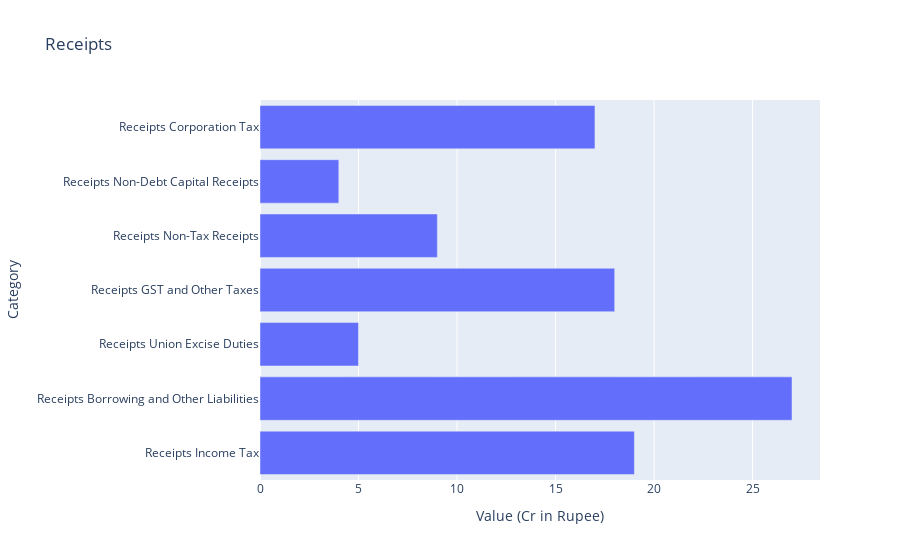

The notebook cell saved with this chart:
### Code cell
fig_receipts = px.bar(receipts, x = "Value", y = "Category", orientation='h', title="Receipts",
       labels={"Value":"Value (Cr in Rupee)", "Category":"Category"})
fig_receipts.show()

### Figure 1 — Plotly figure (JSON) as saved in the notebook; plotly's stock layout.template omitted (floating-point values rounded to 4 significant figures)
{"data": [{"alignmentgroup": "True", "hovertemplate": "Value (Cr in Rupee)=%{x}<br>Category=%{y}<extra></extra>", "legendgroup": "", "marker": {"color": "#636efa", "pattern": {"shape": ""}}, "name": "", "offsetgroup": "", "orientation": "h", "showlegend": false, "textposition": "auto", "type": "bar", "x": [19, 27, 5, 18, 9, 4, 17], "xaxis": "x", "y": ["Receipts Income Tax", "Receipts Borrowing and Other Liabilities", "Receipts Union Excise Duties", "Receipts GST and Other Taxes", "Receipts Non-Tax Receipts", "Receipts Non-Debt Capital Receipts", "Receipts Corporation Tax"], "yaxis": "y"}], "layout": {"barmode": "relative", "legend": {"tracegroupgap": 0}, "title": {"text": "Receipts"}, "xaxis": {"anchor": "y", "domain": [0, 1], "title": {"text": "Value (Cr in Rupee)"}}, "yaxis": {"anchor": "x", "domain": [0, 1], "title": {"text": "Category"}}}}
